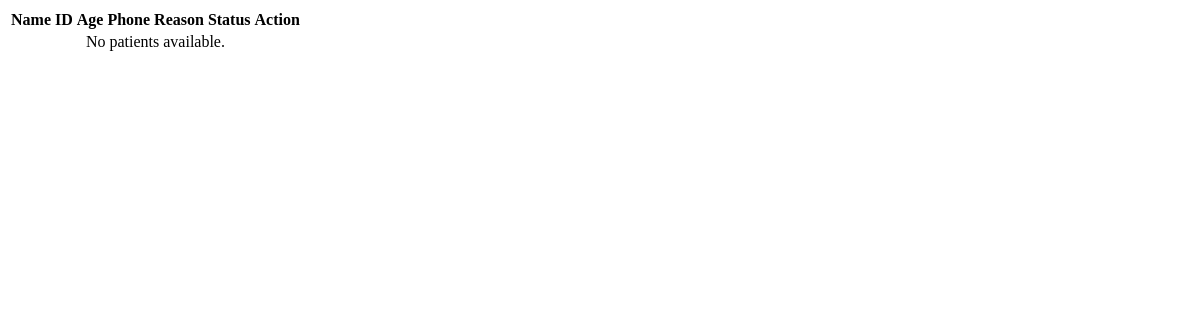
Page /secretary/patients/table/ on the earlier database version.
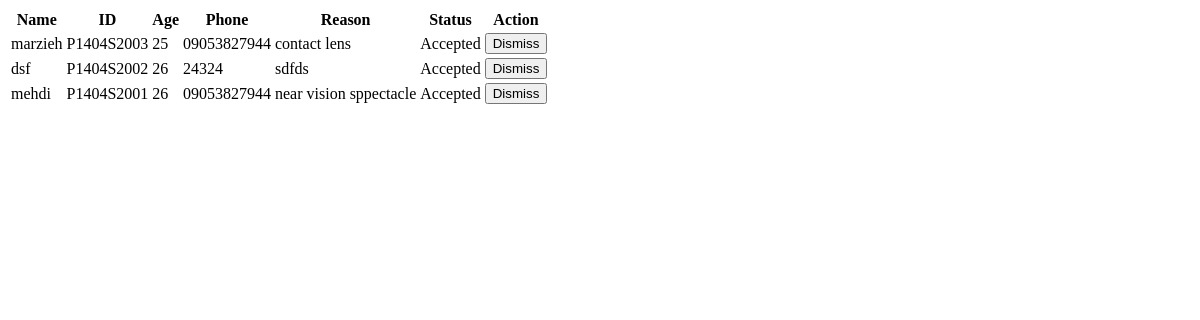
Same page on the later database version.
### secretary/models.py (models this page shows, shortened)
class Patient(models.Model):
    STATUS_CHOICES = [
        ("waiting", "Waiting (Secretary list)"),
        ("accepted", "Accepted (Doctor list)"),
        ("done", "Done (Removed from both lists)"),
    ]
    patient_id = models.CharField(max_length=20, unique=True, editable=False)
    name = models.CharField(max_length=100)
    family_name = models.CharField(max_length=100)
    phone = models.CharField(max_length=15, blank=True, null=True)
    age = models.PositiveIntegerField()
    gender = models.CharField(max_length=1, choices=[('M','Male'),('F','Female')])
    melli_code = models.CharField(max_length=10,unique=True, blank=True, null=True)
    reason = models.TextField()
    status = models.CharField(max_length=20, choices=STATUS_CHOICES, default='waiting')
    created_at = models.DateTimeField(default=timezone.now)  # ✅ Correct

### secretary/views.py (the view)
# urls.py: path("patients/table/", views.patients_table_partial, name="patients_table_partial"),
def patients_table_partial(request):
    start_date = request.GET.get('start_date')
    end_date = request.GET.get('end_date')
    status = request.GET.get('status')  # optional
    patients = Patient.objects.all().order_by('-id')
    if start_date:
        patients = patients.filter(created_at__date__gte=start_date)
    if end_date:
        patients = patients.filter(created_at__date__lte=end_date)
    if status and status != "all":
        patients = patients.filter(status=status)
    return render(request, "secretary/patients_table.html", {"patients": patients})

### secretary/templates/secretary/patients_table.html (shortened to what this page needs)
<table>
    <thead>
        <tr>
            <th>Name</th>
            <th>ID</th>
            <th>Age</th>
            <th>Phone</th>
            <th>Reason</th>
            <th>Status</th>
            <th>Action</th>
        </tr>
    </thead>
    <tbody>
        {% for patient in patients %}
        <tr id="patient-{{ patient.id }}">
            <td>{{ patient.name }}</td>
            <td>{{ patient.patient_id }}</td>
            <td>{{ patient.age }}</td>
            <td>{{ patient.phone }}</td>
            <td>{{ patient.reason }}</td>
            <td class="
                {% if patient.status == 'waiting' %}status-waiting{% elif patient.status == 'accepted' %}status-accepted{% elif patient.status == 'done' %}status-done{% endif %}
            ">{{ patient.status|capfirst }}</td>
            <td>
                <button type="button" class="remove-button dismiss-button" data-patient-id="{{ patient.id }}">
                    Dismiss
                </button>
            </td>
        </tr>
        {% empty %}
        <tr>
            <td colspan="7" style="text-align:center;">No patients available.</td>
        </tr>
        {% endfor %}
    </tbody>
</table>

Differences in the rows shown:
added Patient: name "marzieh", patient_id "P1404S2003", age "25", phone "09053827944", reason "contact lens", status "Accepted"
added Patient: name "dsf", patient_id "P1404S2002", age "26", phone "24324", reason "sdfds", status "Accepted"
added Patient: name "mehdi", patient_id "P1404S2001", age "26", phone "09053827944", reason "near vision sppectacle", status "Accepted"
Other differences:
text no longer shown: "No patients available."
